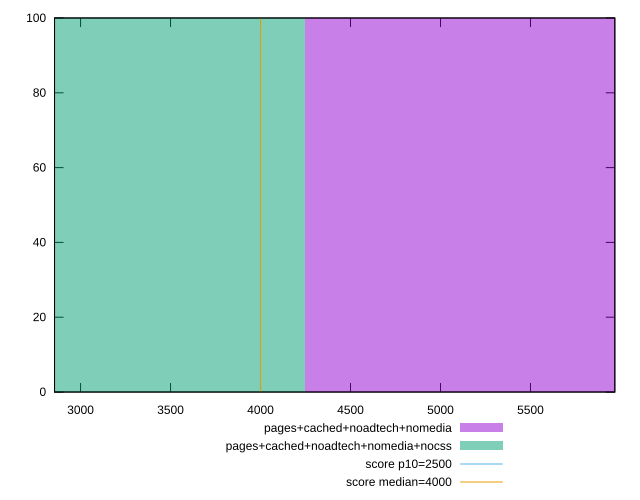

Write gnuplot code to recreate this figure.
reset

$pagesCachedNoadtechNomedia <<EOF
5664.421259232398 100
EOF

$pagesCachedNoadtechNomediaNocss <<EOF
2832.210629616199 100
EOF

set key outside below
set boxwidth 2832.210629616199
set xrange [2855.359500000001:5968.698000000004]
set yrange [0:100]
set trange [0:100]
set style fill transparent solid 0.5 noborder

set parametric
set terminal svg size 640, 500 enhanced background rgb 'white'
set output "report_00022_2021-02-20T12:08:46.964Z/largest-contentful-paint/comparison/histogram/3_vs_4.svg"

plot $pagesCachedNoadtechNomedia title "pages+cached+noadtech+nomedia" with boxes, \
     $pagesCachedNoadtechNomediaNocss title "pages+cached+noadtech+nomedia+nocss" with boxes, \
     2500,t title "score p10=2500", \
     4000,t title "score median=4000"

reset
